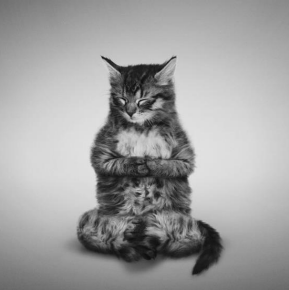
#> input picture Classwork#4/test/Cat.png, 289 x 290 px
$ python classwork4.py   (older library calls are emulated)
#> lines starting #> are read from the running program, lines starting #| are printed output that depends on the picture
import cv2
import numpy as np
from matplotlib import pyplot as plt

def show_image(image, title=''):
    plt.imshow(image, cmap='gray')
    plt.title(title)
    plt.axis('off')
    plt.show()

def sobel_filter(image):
    sobel_x = cv2.Sobel(image, cv2.CV_64F, 1, 0, ksize=3)
    return sobel_x

# 1) Create a horizontal Sobel Filter and show the result
input_image = cv2.imread('Cat.png', 0)
#> input_image is the input picture: shape (290, 289); min 14, max 226, mean 160.1
sobel_filtered_image = sobel_filter(input_image)
#> in sobel_filter, `sobel_x = cv2.Sobel(image, cv2.CV_64F, 1, 0, ksize=3)`:
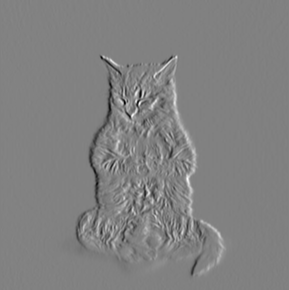
#> sobel_x: shape (290, 289) float64; min -563, max 547, mean 0.2; drawn with min black and max white
show_image(sobel_filtered_image, 'Sobel Filter Result')

# 2) Transform the Input image into the Frequency Domain with Fourier Transform and save the result
input_fft = np.fft.fftshift(np.fft.fft2(input_image))
magnitude_spectrum_input = 20 * np.log(np.abs(input_fft))
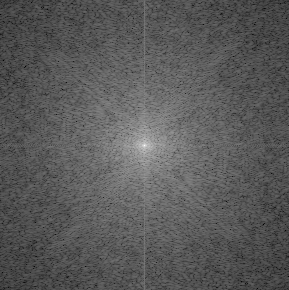
#> magnitude_spectrum_input: shape (290, 289) float64; min 36.12, max 328.2, mean 139.2; drawn with min black and max white
cv2.imwrite('frequency_input.jpg', magnitude_spectrum_input)
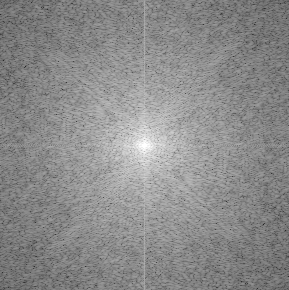
#> saved as frequency_input.jpg: shape (290, 289); min 36, max 255, mean 139.2

# 3) Transform the Sobel Filtered image into the Frequency Domain with Fourier Transform and save the result
sobel_fft = np.fft.fftshift(np.fft.fft2(sobel_filtered_image))
magnitude_spectrum_sobel = 20 * np.log(np.abs(sobel_fft))
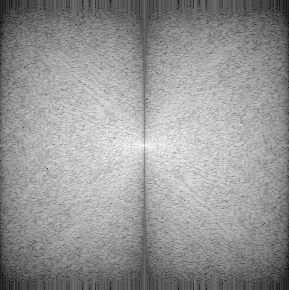
#> magnitude_spectrum_sobel: shape (290, 289) float64; min -16.05, max 253.8, mean 142.9; drawn with min black and max white
cv2.imwrite('frequency_sobel.jpg', magnitude_spectrum_sobel)

# 4) Multiply Input and Sobel Filtered images in the Frequency Domain point by point (Dot Product) and save the result
result_fft = np.multiply(input_fft, sobel_fft)
result_image = np.fft.ifft2(np.fft.ifftshift(result_fft))
result_image = np.abs(result_image)
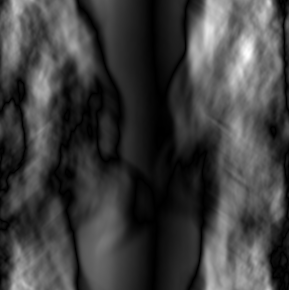
#> result_image: shape (290, 289) float64; min 115, max 28178180, mean 6984107.1; drawn with min black and max white
result_image = cv2.normalize(result_image, None, 0, 255, cv2.NORM_MINMAX, dtype=cv2.CV_8U)
cv2.imwrite('result_frequency.jpg', result_image)

# 5) Convert the resulting image back to the Spatial Domain and save the result
result_spatial = np.fft.ifft2(result_fft)
result_spatial = np.abs(result_spatial)
result_spatial = cv2.normalize(result_spatial, None, 0, 255, cv2.NORM_MINMAX, dtype=cv2.CV_8U)
cv2.imwrite('result_spatial.jpg', result_spatial)

# Show the resulting images
show_image(magnitude_spectrum_input, 'Frequency Domain (Input Image)')
show_image(magnitude_spectrum_sobel, 'Frequency Domain (Sobel Filter)')
show_image(result_image, 'Result (Frequency Domain)')
show_image(result_spatial, 'Result (Spatial Domain)')
